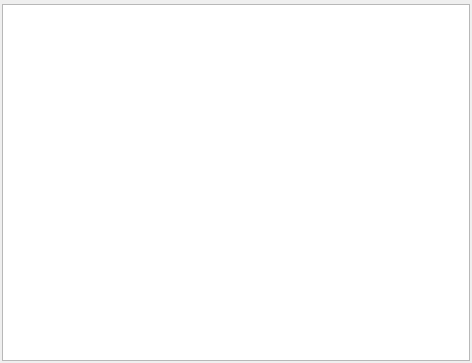
<?xml version="1.0" encoding="UTF-8"?>
<ui version="4.0">
 <class>RegistrationsWidget</class>
 <widget class="QWidget" name="RegistrationsWidget">
  <property name="geometry">
   <rect>
    <x>0</x>
    <y>0</y>
    <width>472</width>
    <height>363</height>
   </rect>
  </property>
  <property name="windowTitle">
   <string>Form</string>
  </property>
  <layout class="QVBoxLayout" name="verticalLayout">
   <property name="spacing">
    <number>2</number>
   </property>
   <property name="leftMargin">
    <number>2</number>
   </property>
   <property name="topMargin">
    <number>2</number>
   </property>
   <property name="rightMargin">
    <number>2</number>
   </property>
   <property name="bottomMargin">
    <number>2</number>
   </property>
   <item>
    <widget class="qf::qmlwidgets::TableViewToolBar" name="tblRegistrationsTB" native="true"/>
   </item>
   <item>
    <widget class="qf::qmlwidgets::TableView" name="tblRegistrations"/>
   </item>
  </layout>
 </widget>
 <customwidgets>
  <customwidget>
   <class>qf::qmlwidgets::TableView</class>
   <extends>QTableView</extends>
   <header location="global">qf/qmlwidgets/tableview.h</header>
  </customwidget>
  <customwidget>
   <class>qf::qmlwidgets::TableViewToolBar</class>
   <extends>QWidget</extends>
   <header location="global">qf/qmlwidgets/tableviewtoolbar.h</header>
   <container>1</container>
  </customwidget>
 </customwidgets>
 <tabstops>
  <tabstop>tblRegistrations</tabstop>
 </tabstops>
 <resources/>
 <connections/>
</ui>
